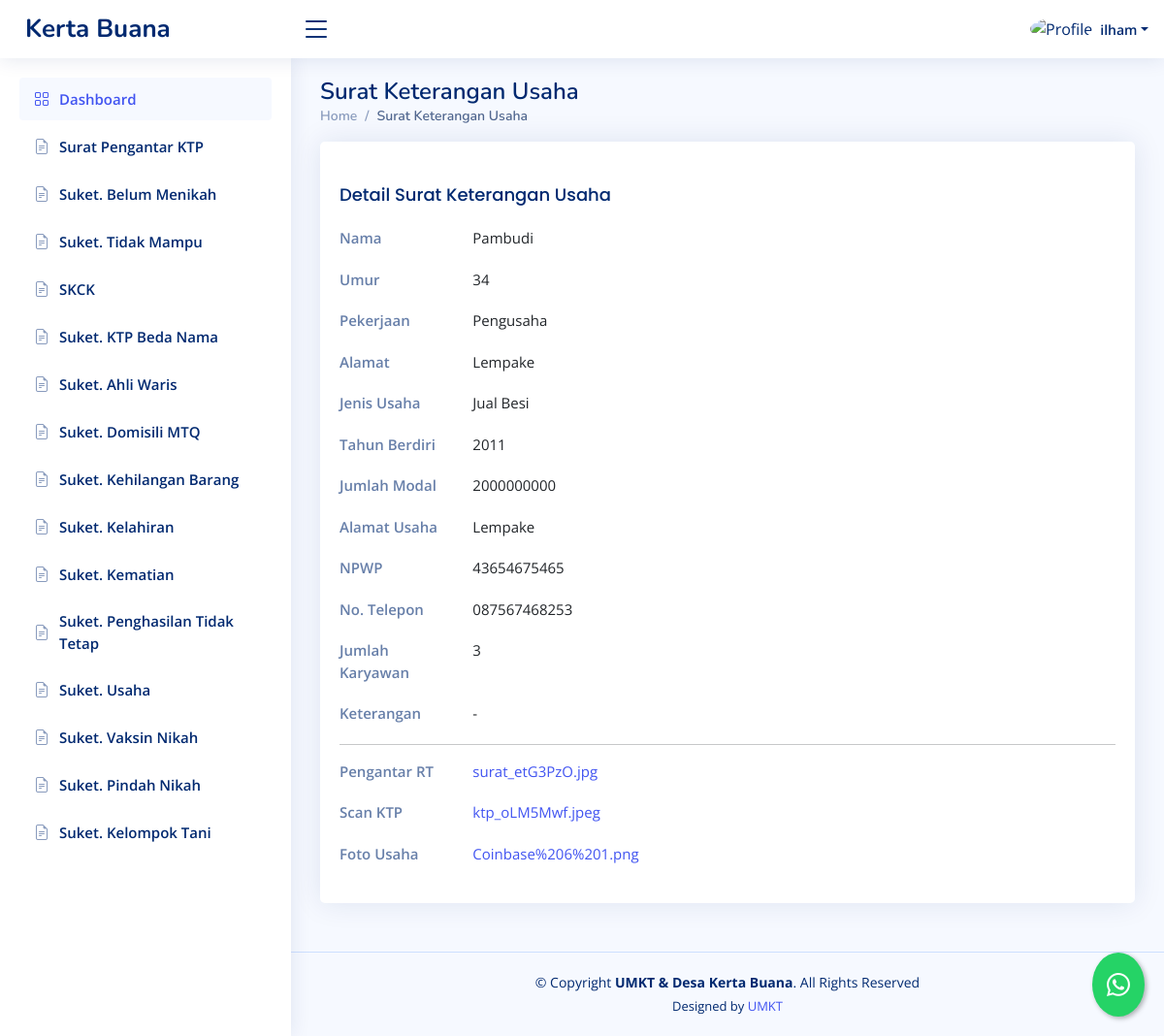
/dashboard/suket-usaha/detail/1 (signed in), run on the app's committed database.
### dashboard/models.py (models this page shows, shortened)
class SuketUsaha(models.Model):
    STATUS_CHOICES = [
        ('review', 'Proses Review'),
        ('approved', 'Disetujui'),
        ('rejected', 'Ditolak'),
    ]
    penulis = models.ForeignKey(User, on_delete=models.CASCADE, blank=True, null=True)
    nama = models.CharField(max_length=255)
    umur = models.CharField(max_length=255)
    pekerjaan = models.CharField(max_length=255)
    alamat = models.CharField(max_length=255)
    jenisusaha = models.CharField(max_length=255)
    tahunberdiri = models.CharField(max_length=255)
    jumlahmodal = models.CharField(max_length=255)
    alamatusaha = models.CharField(max_length=255)
    npnpwp = models.CharField(max_length=255)
    notelepon = models.CharField(max_length=255)
    jumlahkaryawan = models.CharField(max_length=255)
    keterangan = models.TextField()
    date = models.DateTimeField(default=timezone.now, blank=True)
    status = models.CharField(max_length=20, choices=STATUS_CHOICES, default='review')
    pengantarrt = models.URLField(blank=True, null=True)
    scanktp = models.URLField(blank=True, null=True)
    fotousaha = models.URLField(blank=True, null=True)

### dashboard/views.py (the view)
# urls.py: path("suket-usaha/detail/<int:id>", detail_suketusaha, name="detail_suketusaha"),
@login_required
def detail_suketusaha(request, id):
    template_name = "backend/detail_suketusaha.html"  # Template untuk halaman detail
    suket = get_object_or_404(SuketUsaha, id=id)
    context = {
        'suket': suket,
    }
    return render(request, template_name, context)

### templates/backend/detail_suketusaha.html
{% extends "backend/base_ui.html" %} {% load static %} {% load custom_filters %}
{% block konten %}
<div class="pagetitle">
  <h1>Surat Keterangan Usaha</h1>
  <nav>
    <ol class="breadcrumb">
      <li class="breadcrumb-item"><a href="{% url 'dashboard' %}">Home</a></li>
      <li class="breadcrumb-item active">Surat Keterangan Usaha</li>
    </ol>
  </nav>
</div>
<section class="section profile">
  <div class="row">
    <div class="col-xl-12">
      <div class="card">
        <div class="card-body pt-3">
          <div class="tab-content pt-2">
            <div class="tab-pane fade show active profile-overview" id="profile-overview">
              <h5 class="card-title">Detail Surat Keterangan Usaha</h5>
              <div class="row">
                <div class="col-lg-2 col-md-3 label">Nama</div>
                <div class="col-lg-10 col-md-9">{{ suket.nama }}</div>
              </div>
              <div class="row">
                <div class="col-lg-2 col-md-3 label">Umur</div>
                <div class="col-lg-10 col-md-9">{{ suket.umur }}</div>
              </div>
              <div class="row">
                <div class="col-lg-2 col-md-3 label">Pekerjaan</div>
                <div class="col-lg-10 col-md-9">{{ suket.pekerjaan }}</div>
              </div>
              <div class="row">
                <div class="col-lg-2 col-md-3 label">Alamat</div>
                <div class="col-lg-10 col-md-9">{{ suket.alamat }}</div>
              </div>
              <div class="row">
                <div class="col-lg-2 col-md-3 label">Jenis Usaha</div>
                <div class="col-lg-10 col-md-9">{{ suket.jenisusaha }}</div>
              </div>
              <div class="row">
                <div class="col-lg-2 col-md-3 label">Tahun Berdiri</div>
                <div class="col-lg-10 col-md-9">{{ suket.tahunberdiri }}</div>
              </div>
              <div class="row">
                <div class="col-lg-2 col-md-3 label">Jumlah Modal</div>
                <div class="col-lg-10 col-md-9">{{ suket.jumlahmodal }}</div>
              </div>
              <div class="row">
                <div class="col-lg-2 col-md-3 label">Alamat Usaha</div>
                <div class="col-lg-10 col-md-9">{{ suket.alamatusaha }}</div>
              </div>
              <div class="row">
                <div class="col-lg-2 col-md-3 label">NPWP</div>
                <div class="col-lg-10 col-md-9">{{ suket.npnpwp }}</div>
              </div>
              <div class="row">
                <div class="col-lg-2 col-md-3 label">No. Telepon</div>
                <div class="col-lg-10 col-md-9">{{ suket.notelepon }}</div>
              </div>
              <div class="row">
                <div class="col-lg-2 col-md-3 label">Jumlah Karyawan</div>
                <div class="col-lg-10 col-md-9">{{ suket.jumlahkaryawan }}</div>
              </div>
              <div class="row">
                <div class="col-lg-2 col-md-3 label">Keterangan</div>
                <div class="col-lg-10 col-md-9">{{ suket.keterangan }}</div>
              </div>
              <hr>
              <div class="row">
                <div class="col-lg-2 col-md-3 label">Pengantar RT</div>
                <div class="col-lg-10 col-md-9">
                  <a href="{{ suket.pengantarrt }}">{{ suket.pengantarrt|filename }}</a>
                </div>
              </div>
              <div class="row">
                <div class="col-lg-2 col-md-3 label">Scan KTP</div>
                <div class="col-lg-10 col-md-9">
                  <a href="{{ suket.scanktp }}">{{ suket.scanktp|filename }}</a>
                </div>
              </div>
              <div class="row">
                <div class="col-lg-2 col-md-3 label">Foto Usaha</div>
                <div class="col-lg-10 col-md-9">
                  <a href="{{ suket.fotousaha }}">{{ suket.fotousaha|filename }}</a>
                </div>
              </div>
            </div>
          </div>
        </div>
      </div>
    </div>
  </div>
</section>
{% endblock konten %}

### templates/backend/base_ui.html (shortened to what this page needs)
{% load static %}
<!DOCTYPE html>
<html lang="en">
  <head>
    <link
      href="{% static 'backend/vendor/bootstrap/css/bootstrap.min.css'%}"
      rel="stylesheet"
    />
    <link
      href="{% static 'backend/vendor/bootstrap-icons/bootstrap-icons.css'%}"
      rel="stylesheet"
    />
    <link
      href="{% static 'backend/vendor/boxicons/css/boxicons.min.css'%}"
      rel="stylesheet"
    />
    <link
      href="{% static 'backend/vendor/quill/quill.snow.css'%}"
      rel="stylesheet"
    />
    <link
      href="{% static 'backend/vendor/quill/quill.bubble.css'%}"
      rel="stylesheet"
    />
    <link
      href="{% static 'backend/vendor/remixicon/remixicon.css'%}"
      rel="stylesheet"
    />
    <link
      href="{% static 'backend/vendor/simple-datatables/style.css'%}"
      rel="stylesheet"
    />
    <link href="{% static 'backend/css/style.css'%}" rel="stylesheet" />
  </head>
  <body>
    <header id="header" class="header fixed-top d-flex align-items-center">
      <div class="d-flex align-items-center justify-content-between">
        <a href="{% url 'welcome'%}" class="logo d-flex align-items-center">
          <span class="d-none d-lg-block">Kerta Buana</span>
        </a>
        <i class="bi bi-list toggle-sidebar-btn"></i>
      </div>
      <nav class="header-nav ms-auto">
        <ul class="d-flex align-items-center">
          <li class="nav-item dropdown pe-3">
            <a
              class="nav-link nav-profile d-flex align-items-center pe-0"
              href="#"
              data-bs-toggle="dropdown"
            >
              {% if user.is_superuser %}
              <img
                src="{% static 'backend/img/orang.png'%}"
                alt="Profile"
                class="rounded-circle"
              />
              {% else %}
              <img
                src="{% static 'backend/img/family.png'%}"
                alt="Profile"
                class="rounded-circle"
              />
              {% endif %}
              <span class="d-none d-md-block dropdown-toggle ps-2"
                >{{request.user.username}}</span
              > </a
            >
          </li>
        </ul>
      </nav>
    </header>
    <aside id="sidebar" class="sidebar">
      <ul class="sidebar-nav" id="sidebar-nav">
        <li class="nav-item">
          <a class="nav-link" href="{% url 'dashboard'%}">
            <i class="bi bi-grid"></i>
            <span>Dashboard</span>
          </a>
        </li>
        {% if user.is_superuser %}
        <li class="nav-item">
          <a
            class="nav-link collapsed"
            data-bs-target="#forms-nav"
            data-bs-toggle="collapse"
            href="#"
          >
            <i class="bi bi-journal-text"></i><span>Surat</span
            ><i class="bi bi-chevron-down ms-auto"></i>
          </a>
          <ul
            id="forms-nav"
            class="nav-content collapse"
            data-bs-parent="#sidebar-nav"
          >
            <li>
              <a href="{% url 'suketpermohonanktp' %}">
                <i class="bi bi-circle"></i><span>Surat Pengantar KTP</span>
              </a>
            </li>
            <li>
              <a href="{% url 'suketbelummenikah'%}">
                <i class="bi bi-circle"></i><span>Suket. Belum Menikah</span>
              </a>
            </li>
            <li>
              <a href="{% url 'sukettidakmampu'%}">
                <i class="bi bi-circle"></i><span>Suket. Tidak Mampu</span>
              </a>
            </li>
            <li>
              <a href="{% url 'skck'%}">
                <i class="bi bi-circle"></i><span>SKCK</span>
              </a>
            </li>
            <li>
              <a href="{% url 'suketktpbedanama'%}">
                <i class="bi bi-circle"></i><span>Suket. KTP Beda Nama</span>
              </a>
            </li>
            <li>
              <a href="{% url 'suketahliwaris' %}">
                <i class="bi bi-circle"></i><span>Suket. Ahli Waris</span>
              </a>
            </li>
            <li>
              <a href="{% url 'suketMTQ'%}">
                <i class="bi bi-circle"></i><span>Suket. Domisili MTQ</span>
              </a>
            </li>
            <li>
              <a href="{% url 'suketkehilangan' %}">
                <i class="bi bi-circle"></i
                ><span>Suket. Kehilangan Barang</span>
              </a>
            </li>
            <li>
              <a href="{% url 'suketkelahiran' %}">
                <i class="bi bi-circle"></i><span>Suket. Kelahiran</span>
              </a>
            </li>
            <li>
              <a href="{% url 'suketkematian' %}">
                <i class="bi bi-circle"></i><span>Suket. Kematian</span>
              </a>
            </li>
            <li>
              <a href="{% url 'suketpenghasilantidaktetap' %}">
                <i class="bi bi-circle"></i
                ><span>Suket. Penghasilan Tidak Tetap</span>
              </a>
            </li>
            <li>
              <a href="{% url 'suketusaha' %}">
                <i class="bi bi-circle"></i><span>Suket. Usaha</span>
              </a>
            </li>
            <li>
              <a href="{% url 'suketvaksinnikah' %}">
                <i class="bi bi-circle"></i><span>Suket. Vaksin Nikah</span>
              </a>
            </li>
            <li>
              <a href="{% url 'suketpindahnikah' %}">
                <i class="bi bi-circle"></i><span>Suket. Pindah Nikah</span>
              </a>
            </li>
            <li>
              <a href="{% url 'suketrekkeltani' %}">
                <i class="bi bi-circle"></i><span>Suket. Kelompok Tani</span>
              </a>
            </li>
          </ul>
        </li>
        {% else %}
        <li class="nav-item">
          <a class="nav-link collapsed" href="{% url 'suketpermohonanktp' %}">
            <i class="bi bi-file-earmark-text"></i
            ><span>Surat Pengantar KTP</span>
          </a>
        </li>
        <li class="nav-item">
          <a class="nav-link collapsed" href="{% url 'suketbelummenikah'%}">
            <i class="bi bi-file-earmark-text"></i
            ><span>Suket. Belum Menikah</span>
          </a>
        </li>
        <li class="nav-item">
          <a class="nav-link collapsed" href="{% url 'sukettidakmampu'%}">
            <i class="bi bi-file-earmark-text"></i
            ><span>Suket. Tidak Mampu</span>
          </a>
        </li>
        <li class="nav-item">
          <a class="nav-link collapsed" href="{% url 'skck'%}">
            <i class="bi bi-file-earmark-text"></i><span>SKCK</span>
          </a>
        </li>
        <li class="nav-item">
          <a class="nav-link collapsed" href="{% url 'suketktpbedanama'%}">
            <i class="bi bi-file-earmark-text"></i
            ><span>Suket. KTP Beda Nama</span>
          </a>
        </li>
        <li class="nav-item">
          <a class="nav-link collapsed" href="{% url 'suketahliwaris' %}">
            <i class="bi bi-file-earmark-text"></i
            ><span>Suket. Ahli Waris</span>
          </a>
        </li>
        <li class="nav-item">
          <a class="nav-link collapsed" href="{% url 'suketMTQ'%}">
            <i class="bi bi-file-earmark-text"></i
            ><span>Suket. Domisili MTQ</span>
          </a>
        </li>
        <li class="nav-item">
          <a class="nav-link collapsed" href="{% url 'suketkehilangan' %}">
            <i class="bi bi-file-earmark-text"></i
            ><span>Suket. Kehilangan Barang</span>
          </a>
        </li>
        <li class="nav-item">
          <a class="nav-link collapsed" href="{% url 'suketkelahiran' %}">
            <i class="bi bi-file-earmark-text"></i><span>Suket. Kelahiran</span>
          </a>
        </li>
        <li class="nav-item">
          <a class="nav-link collapsed" href="{% url 'suketkematian' %}">
            <i class="bi bi-file-earmark-text"></i><span>Suket. Kematian</span>
          </a>
        </li>
        <li class="nav-item">
          <a
            class="nav-link collapsed"
            href="{% url 'suketpenghasilantidaktetap' %}"
          >
            <i class="bi bi-file-earmark-text"></i
            ><span>Suket. Penghasilan Tidak Tetap</span>
          </a>
        </li>
        <li class="nav-item">
          <a class="nav-link collapsed" href="{% url 'suketusaha' %}">
            <i class="bi bi-file-earmark-text"></i><span>Suket. Usaha</span>
          </a>
        </li>
        <li class="nav-item">
          <a class="nav-link collapsed" href="{% url 'suketvaksinnikah' %}">
            <i class="bi bi-file-earmark-text"></i
            ><span>Suket. Vaksin Nikah</span>
          </a>
        </li>
        <li class="nav-item">
          <a class="nav-link collapsed" href="{% url 'suketpindahnikah' %}">
            <i class="bi bi-file-earmark-text"></i
            ><span>Suket. Pindah Nikah</span>
          </a>
        </li>
        <li class="nav-item">
          <a class="nav-link collapsed" href="{% url 'suketrekkeltani' %}">
            <i class="bi bi-file-earmark-text"></i
            ><span>Suket. Kelompok Tani</span>
          </a>
        </li>
        {% endif %}
      </ul>
    </aside>
    <main id="main" class="main">
      {% block konten %}{% endblock konten %}
    </main>
    <footer id="footer" class="footer">
      <div class="copyright">
        &copy; Copyright <strong><span>UMKT & Desa Kerta Buana</span></strong
        >. All Rights Reserved
      </div>
      <div class="credits">
        Designed by <a href="https://www.umkt.ac.id/">UMKT</a>
      </div>
    </footer>
    <a
      href="https://wa.me/6282255462424?text=Halo,%20saya%20{{ request.user.last_name }}%20dengan%20nik%20{{ request.user.nik }}"
      class="whatsapp-float"
      target="_blank"
      title="Hubungi kami via WhatsApp"
    >
      <i class="bi bi-whatsapp"></i>
    </a>
  </body>
</html>

### data on the page
SuketUsaha: nama "Pambudi", umur "34", pekerjaan "Pengusaha", alamat "Lempake", jenisusaha "Jual Besi", tahunberdiri "2011", jumlahmodal "2000000000", alamatusaha "Lempake", npnpwp "43654675465", notelepon "087567468253", jumlahkaryawan "3", keterangan "-", pengantarrt|filename "surat_etG3PzO.jpg", scanktp|filename "ktp_oLM5Mwf.jpeg", fotousaha|filename "Coinbase%206%201.png"

### other printed values
{{ request.user.username }} "ilham"
